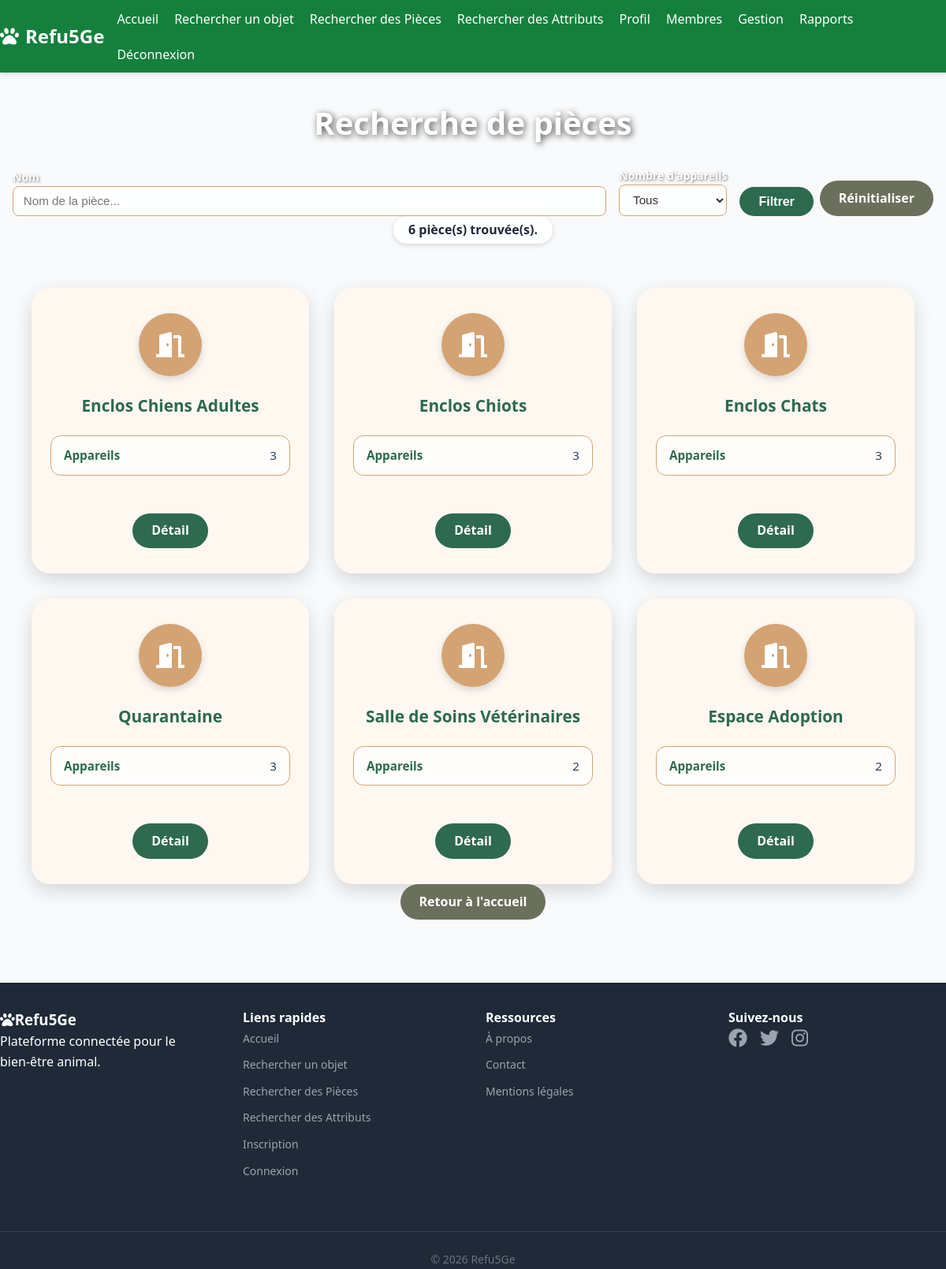
The page /search/rooms/ (signed in) on the database its author committed.
### core/models.py (models this page shows, shortened)
class Room(models.Model):
    id = models.AutoField(primary_key=True)
    name = models.CharField(max_length=100, unique=True)

### core/views.py (the view)
# urls.py: path('search/rooms/', views.search_rooms, name='search_rooms'),
@login_required()
def search_rooms(request):
    query = request.GET.get('q', '')
    count = request.GET.get('count', '')
    if request.user.is_authenticated:
        request.user.profile.points += 1
        request.user.profile.save(update_fields=['points'])
        request.user.profile.check_level_up()
    rooms = Room.objects.annotate(num_devices=Count('devices'))
    if query:
        rooms = rooms.filter(name__icontains=query)
    if count == 'low':
        rooms = rooms.filter(num_devices__lt=5)
    elif count == 'mid':
        rooms = rooms.filter(num_devices__gte=5, num_devices__lte=10)
    elif count == 'high':
        rooms = rooms.filter(num_devices__gt=10)
    return render(request, 'core/search_rooms.html', {
        'rooms': rooms,
        'query': query,
    })

### accounts/models.py (called while the page is built)
    def check_level_up(self):
        if self.points >= 20 and self.level != self.MANAGER:
            self.level = self.MANAGER
            self.save(update_fields=['level'])
        elif self.points >= 50 and self.level == self.BASIC:
            self.level = self.ADVANCED
            self.save(update_fields=['level'])

### templates/core/search_rooms.html (shortened to what this page needs)
{% extends "base.html" %}
{% block body_class %}auth-page{% endblock %}
{% block extra_css %}<link rel="stylesheet" href="/static/css/search.css">{% endblock %}
{% block content %}
<div class="auth-content">
    <div class="userlist-container">
        <h1 class="userlist-title">Recherche de pièces</h1>
        <form method="get" class="search-form mb-6">
            <div class="flex flex-col md:flex-row gap-4 justify-center items-end">
                <div class="flex-grow">
                    <label for="q" class="block text-sm font-medium text-white mb-1">Nom</label>
                    <input id="q" type="text" name="q" value="{{ query }}" placeholder="Nom de la pièce..." class="form-control w-full">
                </div>
                <div>
                    <label for="count" class="block text-sm font-medium text-white mb-1">Nombre d'appareils</label>
                    <select id="count" name="count" class="form-control">
                        <option value="">Tous</option>
                    </select>
                </div>
                <div class="flex gap-2 btn-row">
                    <button type="submit" class="btn btn-primary">Filtrer</button>
                    <a href="{% url 'core:search_rooms' %}" class="btn btn-secondary">Réinitialiser</a>
                </div>
            </div>
        </form>
        {% if rooms %}
        <div style="text-align: center;">
            <p class="search-result-count">{{ rooms|length }} pièce(s) trouvée(s).</p>
        </div>
        {% endif %}
        <div class="cards-grid">
            {% for room in rooms %}
                <div class="card">
                    <div class="avatar"><i class="fas fa-door-open"></i></div>
                    <h2>{{ room.name }}</h2>
                    <div class="info-row"><strong>Appareils</strong><span>{{ room.devices.count }}</span></div>
                    <div class="btn-row mt-3">
                        <a href="{% url 'room_detail' room.id %}" class="btn btn-primary btn-sm">Détail</a>
                    </div>
                </div>
            {% empty %}
                <p class="aucun-resultat">Aucune pièce trouvée.</p>
            {% endfor %}
        </div>
        <p class="mt-4 text-center">
            <a href="{% url 'core:home' %}" class="btn btn-secondary">Retour à l'accueil</a>
        </p>
    </div>
</div>
{% endblock %}

### static/css/styles.css (style rules this page uses)
:root { --green-primary: #16a34a; --green-dark: #15803d; --gray-bg: #f9fafb; --white: #ffffff; --amber: #b45f2a; --cream: #fef7e0; --text-dark: #421f1f; --green-main: #2d6a4f; }
*, *::before, *::after { box-sizing: border-box; margin: 0; padding: 0; }
html, body { font-family: 'Segoe UI', system-ui, sans-serif; line-height: 1.6; background-color: var(--gray-bg); }
body { display: flex; flex-direction: column; min-height: 100vh; }
a, button { transition: all 0.2s ease-in-out; }
.auth-page { background-image: url('https://images.unsplash.com/photo-1548199973-03cce0bbc87b?ixlib=rb-4.0.3&auto=format&fit=crop&w=1350&q=80'); background-size: cover; background-position: center; background-attachment: fixed; }
.auth-content { display: flex; align-items: center; justify-content: center; min-height: calc(100vh - 200px); padding: 2rem 1rem; }
.card { background-color: rgba(255, 248, 240, 0.92); max-width: 500px; width: 100%; padding: 2.5rem 2rem; border-radius: 1.5rem; box-shadow: 0 8px 25px rgba(0, 0, 0, 0.15); margin: 0 auto; }
.card h2 { text-align: center; font-size: 2rem; font-weight: 700; color: #2d6a4f; margin-bottom: 1.5rem; }
.avatar { width: 100px; height: 100px; border-radius: 50%; background-color: #d4a373; display: flex; align-items: center; justify-content: center; font-size: 2.5rem; font-weight: 700; color: white; margin: 0 auto 1.5rem; box-shadow: 0 4px 10px rgba(0, 0, 0, 0.15); }
.info-row { background: rgba(255, 255, 255, 0.85); border: 1px solid #d4a373; border-radius: 0.8rem; padding: 0.75rem 1rem; margin-bottom: 0.7rem; display: flex; justify-content: space-between; align-items: center; font-size: 0.95rem; color: #2c3e50; }
.info-row strong { color: #2d6a4f; font-weight: 600; white-space: nowrap; margin-right: 1rem; }
.btn { display: inline-block; padding: 0.6rem 1.5rem; border-radius: 999px; font-weight: 700; text-decoration: none; transition: background 0.3s, transform 0.2s; font-size: 1rem; cursor: pointer; border: none; text-align: center; }
.btn-primary { background: #2d6a4f; color: white; }
.btn-secondary { background: #6b705c; color: white; }
.btn-row { display: flex; gap: 0.8rem; justify-content: center; margin-top: 1.5rem; flex-wrap: wrap; }
.cards-grid { display: grid; grid-template-columns: repeat(auto-fit, minmax(280px, 1fr)); gap: 2rem; margin-top: 2rem; padding: 0 1.5rem; max-width: 1200px; margin-left: auto; margin-right: auto; }
.userlist-container { width: 100%; max-width: 1200px; margin: 0 auto; }
.cards-grid .card { max-width: none; padding: 2rem 1.5rem; display: flex; flex-direction: column; align-items: center; gap: 0.8rem; }
.cards-grid .avatar { width: 80px; height: 80px; font-size: 2rem; margin-bottom: 0.5rem; }
.cards-grid .card h2 { font-size: 1.3rem; margin-bottom: 0.5rem; }
.cards-grid .info-row { width: 100%; }
.userlist-title { text-align: center; font-size: 2.5rem; font-weight: 800; color: white; text-shadow: 2px 2px 8px rgba(0, 0, 0, 0.7); margin-bottom: 1.5rem; }
.flex { display: flex; }
.flex-col { flex-direction: column; }
.flex-grow { flex-grow: 1; }
.gap-2 { gap: 0.5rem; }
.gap-4 { gap: 1rem; }
.items-end { align-items: flex-end; }
.justify-center { justify-content: center; }
.text-center { text-align: center; }
.block { display: block; }
.w-full { width: 100%; }
@media (min-width: 768px) { .md\:flex-row { flex-direction: row; } }
.text-sm { font-size: 0.875rem; }

### static/css/search.css (style rules this page uses)
.search-form select, .search-form input[type="text"] { background-color: rgba(255, 255, 255, 0.85); color: #333; border: 1px solid #d4a373; border-radius: 0.5rem; padding: 0.6rem 0.8rem; font-size: 0.95rem; width: 100%; backdrop-filter: blur(4px); }
.search-form .flex { align-items: flex-end; }
.search-form select option { background-color: #fff; color: #333; }
.search-form label { color: white; font-weight: 600; text-shadow: 1px 1px 3px rgba(0, 0, 0, 0.5); }
.search-form .btn-row { justify-content: center; width: auto; margin-top: 0; }
.search-form .btn-row .btn { width: auto; white-space: nowrap; }
.search-result-count { color: #1f2937; text-align: center; font-weight: 600; margin-bottom: 1.5rem; background: rgba(255, 255, 255, 0.85); display: inline-block; padding: 0.3rem 1.2rem; border-radius: 999px; box-shadow: 0 2px 6px rgba(0, 0, 0, 0.15); }

### rows shown on the page
Room: name "Enclos Chiens Adultes", devices.count "3"
Room: name "Enclos Chiots", devices.count "3"
Room: name "Enclos Chats", devices.count "3"
Room: name "Quarantaine", devices.count "3"
Room: name "Salle de Soins Vétérinaires", devices.count "2"
Room: name "Espace Adoption", devices.count "2"

### other values the page prints
{{ rooms|length }} "6"
